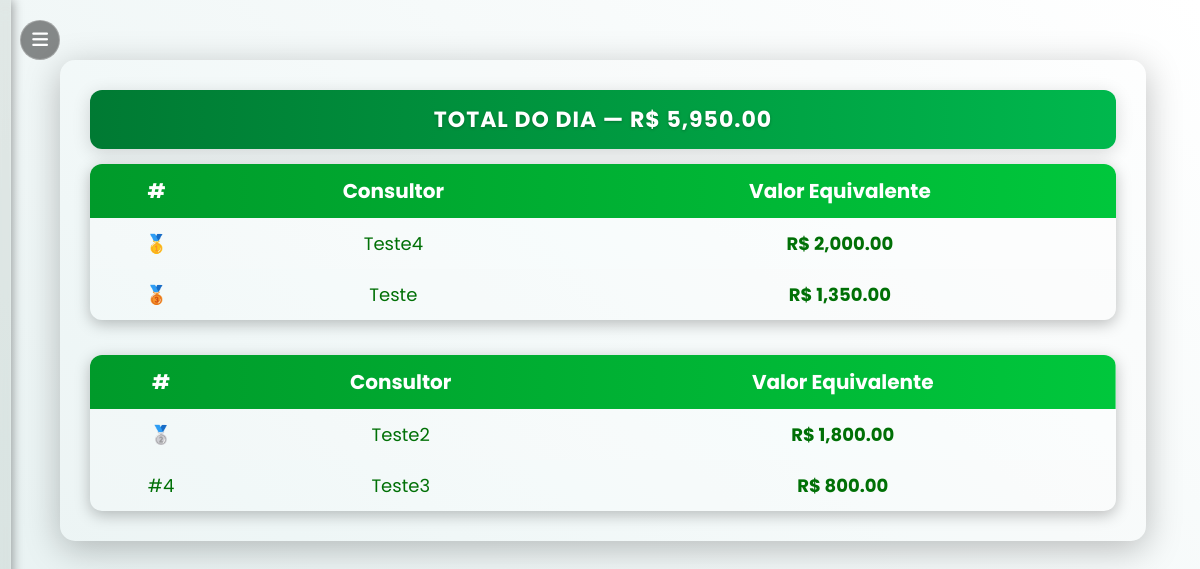
The page /indice_dia (signed in) on the database its author committed.
### tables this page shows
CREATE TABLE users (
            id INTEGER PRIMARY KEY AUTOINCREMENT,
            nome TEXT UNIQUE NOT NULL,
            senha TEXT NOT NULL,
            role TEXT DEFAULT 'user'
        );

### app.py (the view)
@app.route("/indice_dia")
def indice_dia():
    if "user" not in session:
        return redirect(url_for("login"))
    conn = get_conn()
    cur = conn.cursor()
    cur.execute("""
        CREATE TABLE IF NOT EXISTS metas_individuais (
            id INTEGER PRIMARY KEY AUTOINCREMENT,
            consultor TEXT UNIQUE,
            meta REAL
        )
    """ if isinstance(conn, sqlite3.Connection) else """
        CREATE TABLE IF NOT EXISTS metas_individuais (
            id SERIAL PRIMARY KEY,
            consultor TEXT UNIQUE,
            meta NUMERIC(12,2)
        )
    """)
    cur.execute("SELECT consultor, meta FROM metas_individuais;")
    metas_dict = {row[0]: row[1] for row in cur.fetchall()}
    cur.execute("SELECT nome FROM users WHERE role != 'admin' ORDER BY nome;")
    todos_usuarios = [r[0] for r in cur.fetchall()]
    query_dia = ("""
        SELECT consultor,
               COALESCE(SUM(valor_equivalente), 0) AS total_eq,
               COALESCE(SUM(valor_original), 0) AS total_or
        FROM propostas
        WHERE date(data) = date('now', 'localtime')
        GROUP BY consultor;
    """ if isinstance(conn, sqlite3.Connection) else """
        SELECT consultor,
               COALESCE(SUM(valor_equivalente), 0) AS total_eq,
               COALESCE(SUM(valor_original), 0) AS total_or
        FROM propostas
        WHERE DATE(data AT TIME ZONE 'America/Sao_Paulo') = CURRENT_DATE
        GROUP BY consultor;
    """)
    cur.execute(query_dia)
    resultados = {r[0]: (r[1], r[2]) for r in cur.fetchall()}
    cur.execute("""
        SELECT consultor,
               COALESCE(SUM(valor_equivalente), 0) AS eq_total
        FROM propostas
        GROUP BY consultor;
    """)
    totais = {r[0]: r[1] for r in cur.fetchall()}
    conn.close()
    ranking = []
    for nome in todos_usuarios:
        eq_dia, or_dia = resultados.get(nome, (0, 0))
        meta = metas_dict.get(nome, 0)
        eq_total = totais.get(nome, 0)
        falta = max(meta - eq_total, 0)
        ranking.append([nome, eq_dia, or_dia, meta, falta])
    ranking.sort(key=lambda x: x[1], reverse=True)
    total_eq = sum(r[1] for r in ranking)
    total_or = sum(r[2] for r in ranking)
    return render_template("indice_dia.html", ranking=ranking, total_eq=total_eq, total_or=total_or)

### app.py (called while the page is built)
def get_conn():
    if DATABASE_URL and psycopg2:
        return psycopg2.connect(DATABASE_URL, sslmode="require")
    else:
        return sqlite3.connect(LOCAL_DB, check_same_thread=False)

### templates/indice_dia.html (shortened to what this page needs)
{% extends "base.html" %}
{% block content %}
<div class="painel-tv">
    <table class="tabela-total">
        <tr>
            <th>TOTAL DO DIA — R$ {{ "{:,.2f}".format(total_eq or 0) }}</th>
        </tr>
    </table>
    <div class="tabelas-container">
        <table class="tabela-tv">
            <thead>
                <tr>
                    <th>#</th>
                    <th>Consultor</th>
                    <th>Valor Equivalente</th>
                </tr>
            </thead>
            <tbody>
                {% for i in range(0, ranking|length, 2) %}
                {% set r = ranking[i] %}
                <tr>
                    <td>
                        {% if i == 0 %}🥇{% elif i == 2 %}🥉{% else %}#{{ i+1 }}{% endif %}
                    </td>
                    <td>{{ r[0] }}</td>
                    <td class="valor">R$ {{ "{:,.2f}".format(r[1] or 0) }}</td>
                </tr>
                {% endfor %}
            </tbody>
        </table>
        <table class="tabela-tv">
            <thead>
                <tr>
                    <th>#</th>
                    <th>Consultor</th>
                    <th>Valor Equivalente</th>
                </tr>
            </thead>
            <tbody>
                {% for i in range(1, ranking|length, 2) %}
                {% set r = ranking[i] %}
                <tr>
                    <td>
                        {% if i == 1 %}🥈{% else %}#{{ i+1 }}{% endif %}
                    </td>
                    <td>{{ r[0] }}</td>
                    <td class="valor">R$ {{ "{:,.2f}".format(r[1] or 0) }}</td>
                </tr>
                {% endfor %}
            </tbody>
        </table>
    </div>
</div>
{% endblock %}

### static/style.css (style rules this page uses)
:root { --gradiente-inicio: #e6f1f1; --gradiente-fim: #ffffff; --cor-texto: #007006; --bg-container: rgba(255, 255, 255, 0.12); --bg-input: rgba(255, 255, 255, 0.15); }
body.pagina { background: linear-gradient(40deg, var(--gradiente-inicio), var(--gradiente-fim)); font-family: 'Poppins', sans-serif; color: var(--cor-texto); min-height: 100vh; margin: 0; transition: 0.4s ease; font-family: 'Poppins', sans-serif !important; overflow-y: auto; font-family: 'Poppins', sans-serif !important; }
@media screen and (min-height: 600px) { .tabela-tv { font-size: 15px; } }

### templates/indice_dia.html (style rules this page uses)
.painel-tv { width: 95%; margin: auto; background: rgba(255, 255, 255, 0.08); border-radius: 15px; box-shadow: 0 8px 35px rgba(0, 0, 0, 0.25); padding: 30px; }
.tabelas-container { display: grid; grid-template-columns: repeat(auto-fit, minmax(500px, 1fr)); gap: 35px; justify-content: center; align-items: flex-start; }
table.tabela-tv { border-collapse: collapse; width: 100%; background: rgba(255, 255, 255, 0.12); border-radius: 12px; overflow: hidden; box-shadow: 0 4px 15px rgba(0, 0, 0, 0.25); }
.tabela-tv thead { background: linear-gradient(90deg, #009a2a, #00c73c); color: var(--cor-texto); font-weight: bold; font-size: 16px; }
.tabela-tv th { padding: 12px 14px; text-align: center; color: white; font-size: 20px; }
.tabela-tv td { padding: 12px 14px; text-align: center; color: var(--cor-texto); font-size: 18px; }
.tabela-tv tbody tr:nth-child(even) { background: rgba(255, 255, 255, 0.08); }
.tabela-tv tbody tr:nth-child(odd) { background: rgba(255, 255, 255, 0.15); }
.tabela-tv td.valor { color: var(--cor-texto); font-weight: 700; }
.tabela-total { width: 100%; border-collapse: collapse; margin-bottom: 15px; text-align: center; border-radius: 12px; overflow: hidden; box-shadow: 0 4px 18px rgba(0, 0, 0, 0.15); }
.tabela-total th { background: linear-gradient(90deg, #007a33, #00b84d); color: #fff; font-size: 22px; font-weight: 700; padding: 13px 0; letter-spacing: 1px; text-shadow: 0 1px 3px rgba(0, 0, 0, 0.25); text-transform: uppercase; }

### rows shown on the page
users: nome "Teste4"
users: nome "Teste"
users: nome "Teste2"
users: nome "Teste3"

### other values the page prints
{{ "{:,.2f}".format(total_eq or 0) }} "5,950.00"
{{ "{:,.2f}".format(r[1] or 0) }} "2,000.00" "1,350.00"
{{ "{:,.2f}".format(r[1] or 0) }} "1,800.00" "800.00"
{{ i+1 }} "4"
